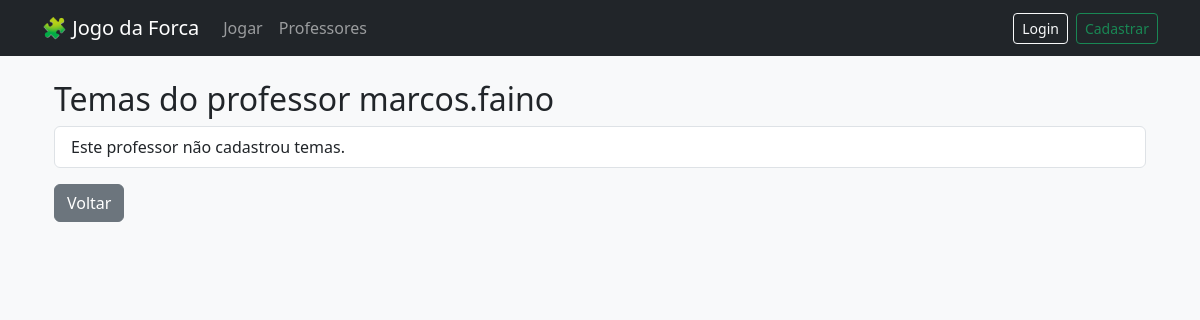
The app's page /professor/2/temas/, older data.
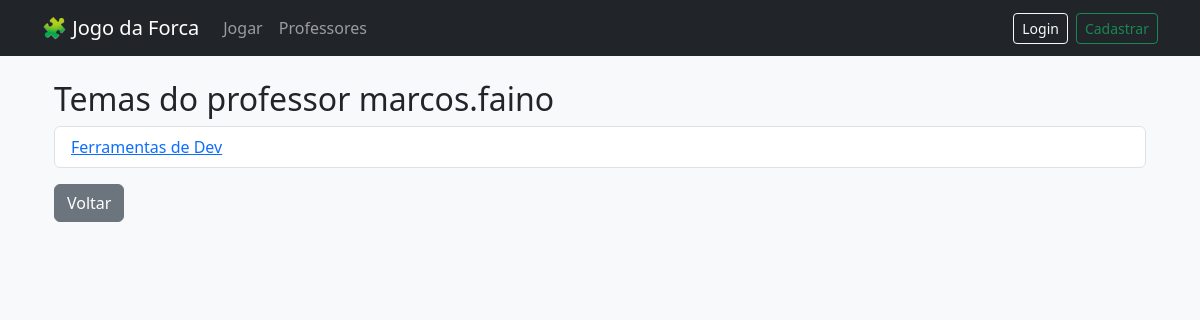
The same page, newer data.
### forca/models.py (models this page shows, shortened)
class Tema(models.Model):
    nome = models.CharField(max_length=100)
    criado_por = models.ForeignKey(User, on_delete=models.CASCADE, related_name='temas')

### forca/views.py (the view)
# urls.py: path('professor/<int:professor_id>/temas/', views.TemaPorProfessorListView.as_view(), name='tema_por_professor'),
class TemaPorProfessorListView(ListView):
    model = Tema
    template_name = 'forca/tema_por_professor.html'
    context_object_name = 'temas'
    def get_queryset(self):
        professor_id = self.kwargs['professor_id']
        return Tema.objects.filter(criado_por__id=professor_id)
    def get_context_data(self, **kwargs):
        context = super().get_context_data(**kwargs)
        context['professor'] = get_object_or_404(User, id=self.kwargs['professor_id'])
        return context

### forca/templates/forca/tema_por_professor.html (shortened to what this page needs)
{% extends 'forca/base.html' %}
{% block content %}
<div class="container mt-4">
  <h2>Temas do professor {{ professor.username }}</h2>
  <ul class="list-group">
    {% for tema in temas %}
    <li class="list-group-item">
      <a href="{% url 'jogar-tema' tema.pk %}">{{ tema.nome }}</a>
    </li>
    {% empty %}
    <li class="list-group-item">Este professor não cadastrou temas.</li>
    {% endfor %}
  </ul>
  <a href="{% url 'professor_list' %}" class="btn btn-secondary mt-3">Voltar</a>
</div>
{% endblock %}

Row changes from the older to the newer data that the page shows:
added Tema: nome "Ferramentas de Dev"
Text that changed along with them:
text no longer shown: "Este professor não cadastrou temas."
